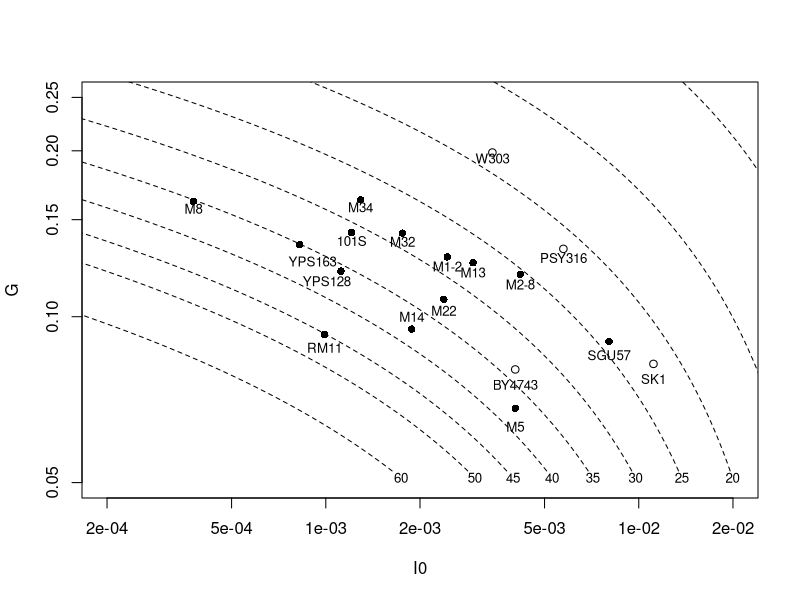

The R source for this figure:
# Gomertz plot for publication
#library(ade4);

nat <- read.table("nat.rls.tab", header=T);
lab <- read.table("lab.rls.tab", header=T);

isolates = as.character( nat$strain );
strains  = as.character( lab$strain );

#xlim = c( 2E-4, max(nat$a) * 1.1 );
#ylim = c( 0.05, max(nat$b) * 1.5 );
xlim = c( 2E-4, 0.02 );
ylim = c( 0.05, 0.25 );

x = nat$a;	y = nat$b - 0.005;
y[4]  = y[4] + 0.005 * 2;
y[14] = y[13] + 0.005 * 2;
x[14] = x[14] * 1.1;
x[13] = x[13] * 0.9;
 
postscript("gompertz-space.061405.ps", width=8, height=8)
plot( nat$b ~ nat$a ,  col="black",  xlim=xlim, ylim=ylim, 	xlab="I0",ylab="G", pch= 16, log='xy' );
text( x, y, isolates, cex=0.8); 

points( lab$b ~ lab$a ,  col="black", pch=1);
xx = lab$a; yy=lab$b - 0.005;
text( xx, yy, strains, cex=0.8 );
  
# ARLS contour lines
 predict.A <- function ( G, t ) {  G * log(0.5) / ( 1 - exp(G * t))  }
 
 step = 0.001; 
 G0 <- seq( 0.0525, 0.5, by= step );   # i 
 t <- c( 10, 15, 20, 25, 30, 35, 40, 45, 50, 60 );
 bb = 0.051
 aa <- ( log(0.5) * bb ) / (1 - exp(bb * t));
 ii  <- matrix(nrow= length(G0), ncol= length(t) );
 text ( aa, bb, t, cex=0.8); 

 for (j in 1:length(t) ) {
   for ( i in 1:length(G0) ) {
     ii[i,j] =  predict.A( G0[i], t[j] );
   }
 }

for( i in 1:length(t)) { points ( ii[,i], G0, col="black", lty=2, type="l"); }

#arrows( (tb$a - tb$a.sd), tb$b, (tb$a+tb$a.sd), tb$b, lwd=0.1, 	angle=90,code=3,lty=8, length=0.05,col="red");
#arrows( tb$a, (tb$b-tb$b.sd), tb$a, (tb$b+tb$b.sd), lwd=0.1, 	angle=90,code=3,lty=8, length=0.05,col="red");

dev.off();

 
